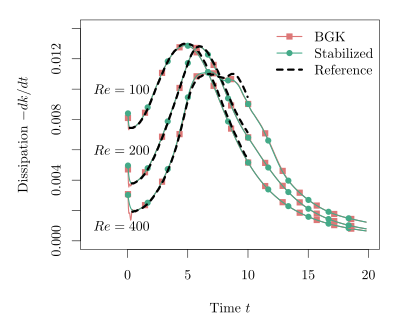

The script that drew this image:
require (tikzDevice)
library(tikzDevice)
tikz("dissipation.tex", standAlone=TRUE, height=3.2, width=4)


#read data
Re100_bgk = read.table(file="../results/Re100-ref4-p5-coll0-sl1-CFL7.07107/plot/data.txt")
Re100_reg = read.table(file="../results/Re100-ref4-p5-coll0-sl1-CFL7.07107-reg1/plot/data.txt")
Re200_bgk = read.table(file="../results/Re200-ref4-p5-coll0-sl1-CFL7.07107/plot/data.txt")
Re200_reg = read.table(file="../results/Re200-ref4-p5-coll0-sl1-CFL7.07107-reg1/plot/data.txt")
Re400_bgk = read.table(file="../results/Re400-ref4-p5-coll0-sl1-CFL7.07107/plot/data.txt")
Re400_reg = read.table(file="../results/Re400-ref4-p5-coll0-sl1-CFL7.07107-reg1/plot/data.txt")
Re800_bgk = read.table(file="../results/Re800-ref4-p5-coll0-sl1-CFL7.07107/plot/data.txt")
Re800_reg = read.table(file="../results/Re800-ref4-p5-coll0-sl1-CFL7.07107-reg1/plot/data.txt")
Re1600_bgk = read.table(file="../results/Re1600-ref4-p5-coll0-sl1-CFL7.07107/plot/data.txt")
Re1600_reg = read.table(file="../results/Re1600-ref4-p5-coll0-sl1-CFL7.07107-reg1/plot/data.txt")

Re100_ref = read.table(file="Brachet_1983_100.txt")
Re200_ref = read.table(file="Brachet_1983_200.txt")
Re400_ref = read.table(file="Brachet_1983_400.txt")
Re800_ref = read.table(file="Brachet_1983_800.txt")
Re1600_ref = read.table(file="Brachet_1983_1600.txt")

#preparation
seq_14=seq(1,length(Re100_bgk$t),length(Re100_bgk$t)/14)
seq_12=seq(1,length(Re100_bgk$t),length(Re100_bgk$t)/12)
source("colors.R")

#plot (bootom left top right)
par( mai = c(0.7, 0.8, 0.2, 0.2) )

plot(1,type="n", xlim=c(-3,20), ylim=c(0,0.014), xlab="Time $t$", ylab="Dissipation $-dk/dt$")
#Re100
points (Re100_bgk$t, Re100_bgk$dissipation, type="l", lw=2, col=BGKC1)
points (Re100_bgk$t[seq_14], Re100_bgk$dissipation[seq_14], type="p", lw=2, pch=BGKP1, col=BGKC1)
points (Re100_reg$t, Re100_reg$dissipation, type="l", lw=2, col=REGC1)
points (Re100_reg$t[seq_12], Re100_reg$dissipation[seq_12], type="p", lw=2, pch=REGP1, col=REGC1)
points (Re100_ref$V1, Re100_ref$V2, type="l", lw=4, lty=2, col="black")
#Re200
points (Re200_bgk$t, Re200_bgk$dissipation, type="l", lw=2, col=BGKC1)
points (Re200_bgk$t[seq_14], Re200_bgk$dissipation[seq_14], type="p", lw=2, pch=BGKP1, col=BGKC1)
points (Re200_reg$t, Re200_reg$dissipation, type="l", lw=2, col=REGC1)
points (Re200_reg$t[seq_12], Re200_reg$dissipation[seq_12], type="p", lw=2, pch=REGP1, col=REGC1)
points (Re200_ref$V1, Re200_ref$V2, type="l", lw=4, lty=2, col="black")
#Re400
points (Re400_bgk$t, Re400_bgk$dissipation, type="l", lw=2, col=BGKC1)
points (Re400_bgk$t[seq_14], Re400_bgk$dissipation[seq_14], type="p", lw=2, pch=BGKP1, col=BGKC1)
points (Re400_reg$t, Re400_reg$dissipation, type="l", lw=2, col=REGC1)
points (Re400_reg$t[seq_12], Re400_reg$dissipation[seq_12], type="p", lw=2, pch=REGP1, col=REGC1)
points (Re400_ref$V1, Re400_ref$V2, type="l", lw=4, lty=2, col="black")
#Re800
#points (Re800_bgk$t, Re800_bgk$dissipation, type="l", lw=2, col=BGKC1)
#points (Re800_bgk$t[seq_14], Re800_bgk$dissipation[seq_14], type="p", lw=2, pch=BGKP1, col=BGKC1)
#points (Re800_reg$t, Re800_reg$dissipation, type="l", lw=2, col=REGC1)
#points (Re800_reg$t[seq_12], Re800_reg$dissipation[seq_12], type="p", lw=2, pch=REGP1, col=REGC1)
#points (Re800_ref$V1, Re800_ref$V2, type="l", lw=2, col="black")
#Re1600
#points (Re1600_bgk$t, Re1600_bgk$dissipation, type="l", lw=2, col=BGKC1)
#points (Re1600_bgk$t[seq_14], Re1600_bgk$dissipation[seq_14], type="p", lw=2, pch=BGKP1, col=BGKC1)
#points (Re1600_reg$t, Re1600_reg$dissipation, type="l", lw=2, col=REGC1)
#points (Re1600_reg$t[seq_12], Re1600_reg$dissipation[seq_12], type="p", lw=2, pch=REGP1, col=REGC1)
#points (Re1600_ref$V1, Re1600_ref$V2, type="l", lw=2, col="black")

legend("topright", bty="n", legend=c("BGK","Stabilized","Reference"), col=c(BGKC1, REGC1, "black"), lw=c(2,2,4), lty=c(1,1,2), pch=c(BGKP1,REGP1,-1))
text(-0.5,0.01,"$Re=100$")
text(-0.5,0.006,"$Re=200$")
text(-0.5,0.001,"$Re=400$")
dev.off()
